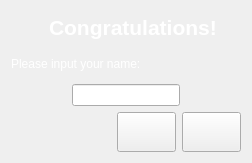
<?xml version="1.0" encoding="UTF-8"?>
<ui version="4.0">
 <class>MinesAchievementDialog</class>
 <widget class="QDialog" name="MinesAchievementDialog">
  <property name="geometry">
   <rect>
    <x>0</x>
    <y>0</y>
    <width>252</width>
    <height>163</height>
   </rect>
  </property>
  <property name="windowTitle">
   <string>Dialog</string>
  </property>
  <layout class="QVBoxLayout" name="verticalLayout">
   <item>
    <layout class="QHBoxLayout" name="horizontalLayout">
     <item>
      <widget class="QLabel" name="label">
       <property name="sizePolicy">
        <sizepolicy hsizetype="Fixed" vsizetype="Fixed">
         <horstretch>0</horstretch>
         <verstretch>0</verstretch>
        </sizepolicy>
       </property>
       <property name="minimumSize">
        <size>
         <width>32</width>
         <height>32</height>
        </size>
       </property>
       <property name="maximumSize">
        <size>
         <width>32</width>
         <height>32</height>
        </size>
       </property>
       <property name="text">
        <string/>
       </property>
       <property name="pixmap">
        <pixmap resource="img.qrc">:/img/games-achievements.png</pixmap>
       </property>
      </widget>
     </item>
     <item>
      <widget class="QLabel" name="label_2">
       <property name="font">
        <font>
         <family>Arial</family>
         <pointsize>16</pointsize>
         <weight>75</weight>
         <bold>true</bold>
        </font>
       </property>
       <property name="styleSheet">
        <string notr="true">color:#ffffff</string>
       </property>
       <property name="text">
        <string>Congratulations!</string>
       </property>
      </widget>
     </item>
    </layout>
   </item>
   <item>
    <layout class="QGridLayout" name="gridLayout">
     <item row="0" column="0">
      <widget class="QLabel" name="label_3">
       <property name="styleSheet">
        <string notr="true">color:#ffffff</string>
       </property>
       <property name="text">
        <string>Please input your name:</string>
       </property>
      </widget>
     </item>
     <item row="0" column="1">
      <spacer name="horizontalSpacer_3">
       <property name="orientation">
        <enum>Qt::Horizontal</enum>
       </property>
       <property name="sizeHint" stdset="0">
        <size>
         <width>40</width>
         <height>20</height>
        </size>
       </property>
      </spacer>
     </item>
    </layout>
   </item>
   <item>
    <layout class="QGridLayout" name="gridLayout_2">
     <item row="0" column="0">
      <spacer name="horizontalSpacer">
       <property name="orientation">
        <enum>Qt::Horizontal</enum>
       </property>
       <property name="sizeHint" stdset="0">
        <size>
         <width>40</width>
         <height>20</height>
        </size>
       </property>
      </spacer>
     </item>
     <item row="0" column="1">
      <widget class="QLineEdit" name="lineEdit">
       <property name="styleSheet">
        <string notr="true">color:#ffffff</string>
       </property>
      </widget>
     </item>
     <item row="0" column="2">
      <spacer name="horizontalSpacer_2">
       <property name="orientation">
        <enum>Qt::Horizontal</enum>
       </property>
       <property name="sizeHint" stdset="0">
        <size>
         <width>40</width>
         <height>20</height>
        </size>
       </property>
      </spacer>
     </item>
    </layout>
   </item>
   <item>
    <layout class="QHBoxLayout" name="horizontalLayout_2">
     <item>
      <spacer name="horizontalSpacer_4">
       <property name="orientation">
        <enum>Qt::Horizontal</enum>
       </property>
       <property name="sizeHint" stdset="0">
        <size>
         <width>40</width>
         <height>20</height>
        </size>
       </property>
      </spacer>
     </item>
     <item>
      <widget class="QPushButton" name="pushButton_accept">
       <property name="minimumSize">
        <size>
         <width>0</width>
         <height>40</height>
        </size>
       </property>
       <property name="maximumSize">
        <size>
         <width>16777215</width>
         <height>40</height>
        </size>
       </property>
       <property name="font">
        <font>
         <family>Arial</family>
         <pointsize>14</pointsize>
         <weight>75</weight>
         <bold>true</bold>
        </font>
       </property>
       <property name="focusPolicy">
        <enum>Qt::NoFocus</enum>
       </property>
       <property name="styleSheet">
        <string notr="true">color:#ffffff</string>
       </property>
       <property name="text">
        <string/>
       </property>
       <property name="icon">
        <iconset resource="img.qrc">
         <normaloff>:/img/dialog-ok-apply.png</normaloff>:/img/dialog-ok-apply.png</iconset>
       </property>
       <property name="iconSize">
        <size>
         <width>28</width>
         <height>28</height>
        </size>
       </property>
      </widget>
     </item>
     <item>
      <widget class="QPushButton" name="pushButton_cancel">
       <property name="minimumSize">
        <size>
         <width>0</width>
         <height>40</height>
        </size>
       </property>
       <property name="maximumSize">
        <size>
         <width>16777215</width>
         <height>40</height>
        </size>
       </property>
       <property name="font">
        <font>
         <family>Arial</family>
         <pointsize>14</pointsize>
         <weight>75</weight>
         <bold>true</bold>
        </font>
       </property>
       <property name="focusPolicy">
        <enum>Qt::NoFocus</enum>
       </property>
       <property name="styleSheet">
        <string notr="true">color:#ffffff</string>
       </property>
       <property name="text">
        <string/>
       </property>
       <property name="icon">
        <iconset resource="img.qrc">
         <normaloff>:/img/dialog-cancel.png</normaloff>:/img/dialog-cancel.png</iconset>
       </property>
       <property name="iconSize">
        <size>
         <width>28</width>
         <height>28</height>
        </size>
       </property>
      </widget>
     </item>
    </layout>
   </item>
  </layout>
 </widget>
 <resources>
  <include location="img.qrc"/>
 </resources>
 <connections/>
</ui>
